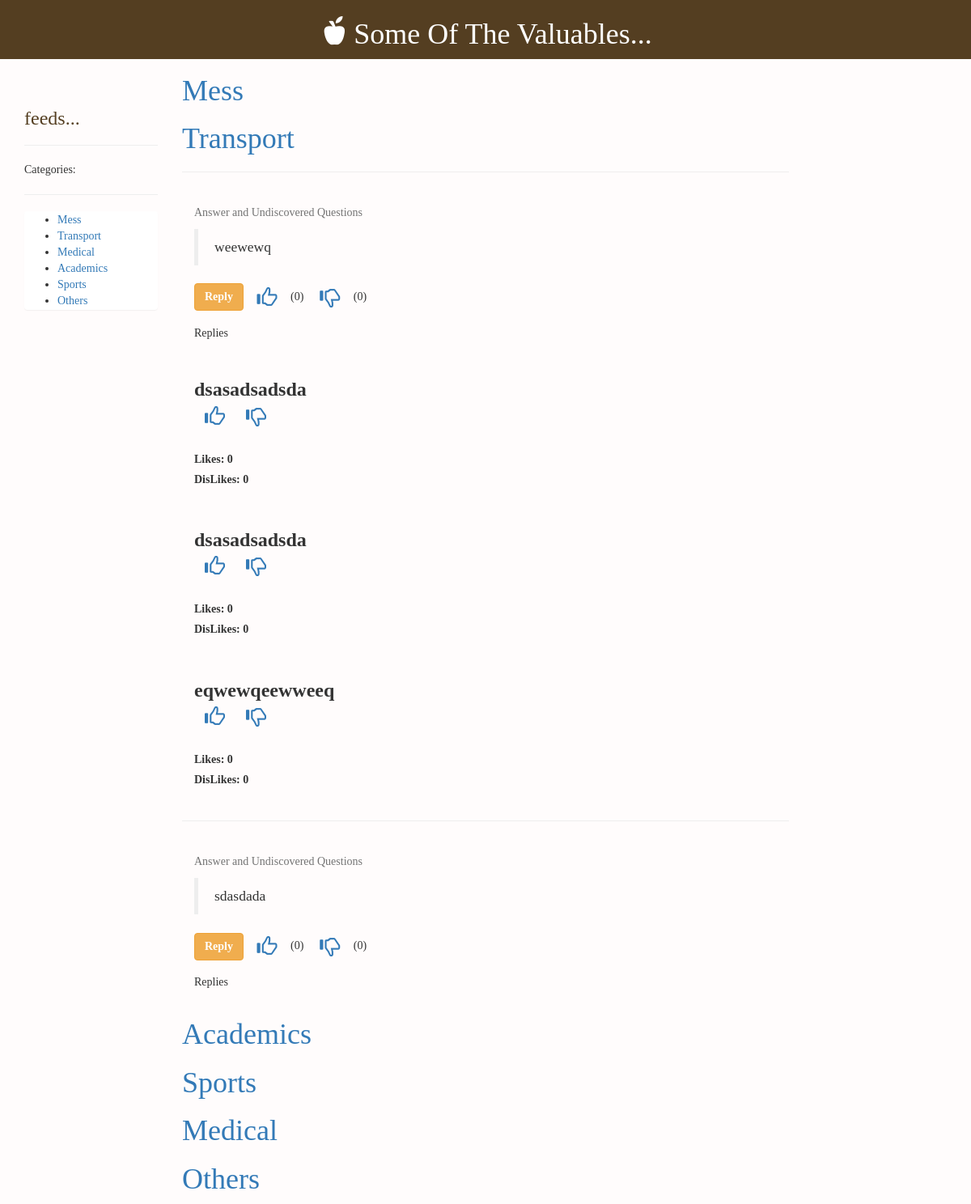
Before: /questions.php with the older database file.
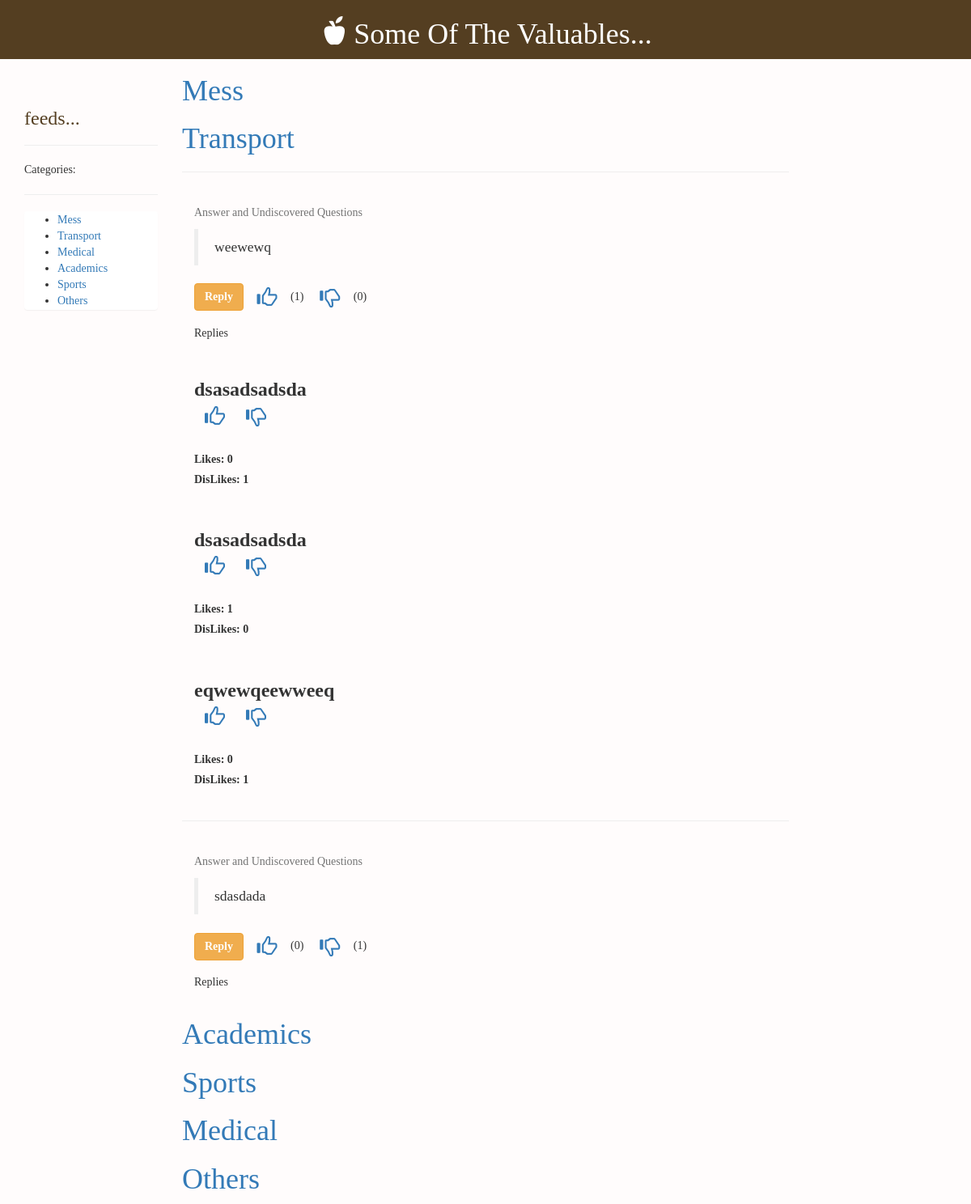
After: the same page with the newer database file.
### tables this page shows
CREATE TABLE `question` (
  `question_id` int(11) NOT NULL AUTO_INCREMENT,
  `user_id` int(11) NOT NULL,
  `question` text NOT NULL,
  `upvotes` int(11) NOT NULL,
  `downvotes` int(11) NOT NULL,
  `score` double NOT NULL,
  `reg_time` timestamp NOT NULL DEFAULT CURRENT_TIMESTAMP,
  `question_heading` text,
  `tags` varchar(128) NOT NULL,
  PRIMARY KEY (`question_id`)
);

CREATE TABLE `replies` (
  `reply_id` int(11) NOT NULL AUTO_INCREMENT,
  `quest_id` int(11) NOT NULL,
  `user_id` int(11) NOT NULL,
  `reply` text NOT NULL,
  `upvotes` int(11) DEFAULT NULL,
  `downvotes` int(11) DEFAULT NULL,
  `score` double DEFAULT NULL,
  `reg_time` timestamp NOT NULL DEFAULT CURRENT_TIMESTAMP,
  PRIMARY KEY (`reply_id`)
);

### function.php (called while the page is built, shortened)
<?php
function get_reply($reply_id)
{
  include 'connectuser.php';
    $query="SELECT * FROM replies WHERE reply_id='$reply_id'";
    $result=mysqli_query($conn,$query);
    $row=mysqli_fetch_array($result);
    $reply=$row[3];
    return $reply;
}
?>

### questions.php (the view, shortened to what this page needs)
<?php
include 'notification.php';
$tags=array("Mess","Transport","Academics","Sports","Medical","Others");
?>
<html>
	<head>
		<link href="css/bootstrap.min.css" rel="stylesheet">
	    <link rel="stylesheet" href="https://cdnjs.cloudflare.com/ajax/libs/bootstrap-select/1.7.5/css/bootstrap-select.min.css">
	    <link href="question_display.css" rel="stylesheet">
	</head>
	<body>
		<div id="jumbotron">
			<div class="container">
				</span><h1 id="header_heading"><span class="glyphicon glyphicon-apple" id="logo"></span>Some Of The Valuables...</h1></span>
			</div>
		</div>
		<div class="container">
			<div class="row">
				<div class="col-md-2">
					<br><br>
						<h3 class="text-info" style="color:#543e21">feeds...<hr></h3>
						<p class="helpblock">Categories:<hr></p>
						<ul class="panel">
							<li><a href="">Mess</a></li>
							<li><a href="">Transport</a></li>
							<li><a href="">Medical</a></li>
							<li><a>Academics</a></li>
							<li><a>Sports</a></li>
							<li><a>Others</a></li>
						</ul>
						<br>
						 <br>
						<br>
				</div>
				<div class="col-md-8" bgcolor="#eee">
				    <?php
				   for($i=1;$i<=6;$i++)
				    {
				    	$counter=$tags[$i-1];
				    	$query="SELECT * FROM question
                         WHERE tags='$counter'
						 ORDER BY score DESC
						 LIMIT 0,4
						 ";
				         $result=mysqli_query($conn,$query);
				          ?>
				    	<h1><?php echo "<a href='question_option.php?tag_id=".
						    $i."'>".$tags[$i-1]."</a>";?></h1>
						    <?php
				    while($row=mysqli_fetch_array($result))
					{
						?>
						         <hr id="hr_top">
					   			<div id="card">
						   			<p class="help-block" id="heading_helpblock">Answer and Undiscovered Questions</p>
									<p>
						   			<blockquote><?php echo $row[2];?></blockquote>
									</p>
									<?php
										$question_id = $row['question_id'];
										$like_query = "SELECT COUNT(*) AS cntLikes FROM like_unlike WHERE type=1 and question_id=".$question_id;
					                    $like_result = mysqli_query($conn,$like_query);
					                    $like_row = mysqli_fetch_array($like_result);
					                    $total_likes = $like_row['cntLikes'];
					                    $unlike_query = "SELECT COUNT(*) AS cntUnlikes FROM like_unlike WHERE type=0 and question_id=".$question_id;
					                    $unlike_result = mysqli_query($conn,$unlike_query);
					                    $unlike_row = mysqli_fetch_array($unlike_result);
					                    $total_dislikes = $unlike_row['cntUnlikes'];
										$my_id=$_SESSION['user_id'];
									?>
							       	<form method="post" >
										<div class="form-group">
								       		<button type="button" class="btn btn-warning" data-toggle="modal" data-target="#modal-<?php echo $question_id; ?>" name="reply"><strong>Reply</strong></button>
								       		<button type="button" class="btn btn-link like" id="like-<?php echo $question_id."-".$my_id;?>"><span class="glyphicon glyphicon-thumbs-up" id="logo1"></span></button>&nbsp;(<span id="showL<?php echo $question_id;?>"><?php echo $total_likes; ?></span>)&nbsp;
								       		<button type="button" class="btn btn-link dislike" id="dislike-<?php echo $question_id."-".$my_id ;?>"><span class="glyphicon glyphicon-thumbs-down" id="logo1"></span></button>&nbsp;(<span id="showD<?php echo $question_id;?>"><?php echo $total_dislikes;?></span>)&nbsp;
							   			</div>
							       	</form>
							       	<?php
							       	$quest_id=$row[0];
							       	$query2="SELECT * FROM replies WHERE quest_id='$quest_id'
							       	ORDER BY score DESC LIMIT 0,4";
							       	$result2=mysqli_query($conn,$query2);
							       	echo "Replies";
							       	while($row2=mysqli_fetch_array($result2))
							       	{
                                         $user_id=$row2[2];
                                         $username=get_user2($user_id);
                                         $get_user_id2 = $row2['user_id'];
										$like_query = "SELECT COUNT(*) AS cntLikes FROM like_unlike_reply WHERE type=1 and reply_id=".$row2[0];
					                    $like_result = mysqli_query($conn,$like_query);
					                    $like_row = mysqli_fetch_array($like_result);
					                    $total_likes1 = $like_row['cntLikes'];
					                    $unlike_query = "SELECT COUNT(*) AS cntUnlikes FROM like_unlike_reply WHERE type=0 and reply_id=".$row2[0];
					                    $unlike_result = mysqli_query($conn,$unlike_query);
					                    $unlike_row = mysqli_fetch_array($unlike_result);
					                    $total_dislikes1 = $unlike_row['cntUnlikes'];
                                         ?>
                                        	<h3><strong>
								         	<?php
							             		echo '<a href="user_profile.php?userId='.$get_user_id2.'">'.$username.'</a><br />';
							             	$reply_print=get_reply($row2[0]);
							             	echo $reply_print;
								   	        ?></strong>
								   	        <form method="post">
								   	        <button type="button" class="btn btn-link reply_like" id="replyLike-<?php echo $row2[0]."-".$my_id;?>"><span class="glyphicon glyphicon-thumbs-up" id="logo1"></span></buttonuser_id=$row2[2];
								       		<button type="button" class="btn btn-link reply_dislike" id="replyDislike-<?php echo $row2['reply_id']."-".$_SESSION['user_id'];?>"><span class="glyphicon glyphicon-thumbs-down" id="logo1"></span></button><br/>
								       		</h3>
								       		<label id="label-like-<?php echo $row2['reply_id'];?>">Likes:  <?php echo $total_likes1;?></label><br/>
								       		<label id="label-dislike-<?php echo $row2['reply_id'];?>">DisLikes:  <?php echo $total_dislikes1;?></label><br/>
								   	        <?php
							       	}
							       	?>
								</div>
					<?php
					}
				}
						?>
				</div>
			</div>
		</div>
	</body>
</html>

### question_display.css (style rules this page uses)
* { font-family: q_serif; }
body { background-color: #fffcfc; }
#heading_helpblock { margin-bottom: 0; }
#logo { font-size: 35px; color: #fff; display: inline-block; margin-right: 8px; }
#jumbotron { text-align: center; background-color: #543e21; }
#header_heading { color: #fff; }
#card { padding: 2%; }
#hr_top { background-color: #e6eaef; }
#logo1 { font-size: 25px; }

Changed rows visible on the page:
changed question "weewewq": total_likes "0" → "1"
computed for replies (number 1 of 3 on the later page): total_dislikes1 "0" → "1"
computed for replies (number 2 of 3 on the later page): total_likes1 "0" → "1"
computed for replies "eqwewqeewweeq": total_dislikes1 "0" → "1"
computed for question "sdasdada": total_dislikes "0" → "1"
